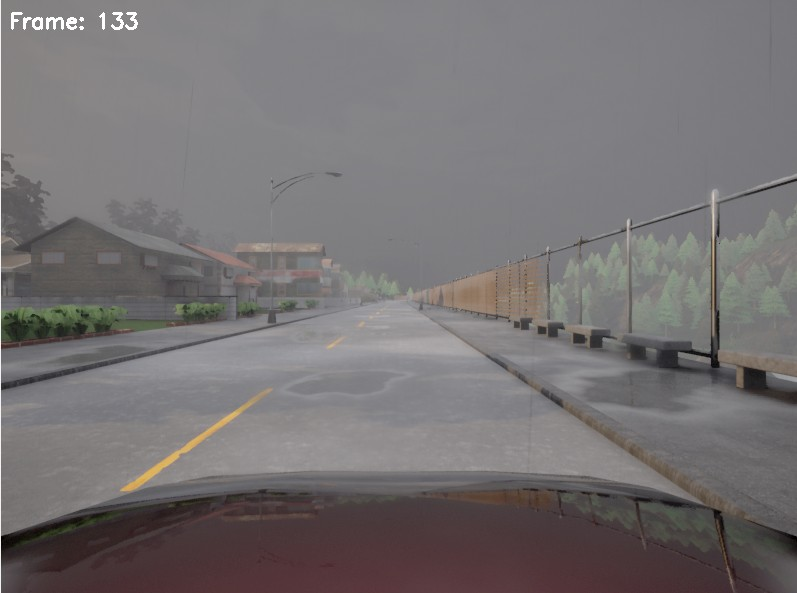
#> input picture carla/carla_front_camera.jpg, 797 x 593 px; its folder holds only this picture in this run
$ python -i lane_detection_hough.py   (imports and definitions only)
#> lines starting #> are read from the running program, lines starting #| are printed output that depends on the picture; after the words box and inside, x2 and y2 are one past the last pixel; in counts of white or black regions, pixels touching at a corner belong together
import cv2 as cv
import numpy as np


def canny(image):
    gray= cv.cvtColor(image, cv.COLOR_BGR2GRAY)
    blur = cv.GaussianBlur(gray, (5, 5), 0)
    canny = cv.Canny(blur, 50, 150)
    return canny

def roi(image):
    height, width = image.shape[:2]
    mask = np.zeros_like(image)
    polygon = np.array([[
        (0.0 * width, 0.78 * height),      # Bottom left
        (0.15 * width, 0.65 * height),     # Mid left
        (0.4 * width, 0.45 * height),      # Top left
        (0.6 * width, 0.45 * height),      # Top right
        (0.95 * width, 0.7 * height),      # Mid right
        (1.0 * width, 0.78 * height)       # Bottom right
    ]], dtype=np.float32).astype(np.int32)

    cv.fillPoly(mask, polygon, 255)
    masked_img = cv.bitwise_and(image, mask)
    return masked_img, polygon

# [28 lines left out: functions filter_lanes, make_coordinates, not called in this run]

prev_right_fit_average = np.array([-0.5, 300])
prev_left_fit_average = np.array([0.5, -50])

prev_left_curve = None
prev_left_degree = 1
prev_right_curve = None
prev_right_degree = 1

def fit_lane_curve(xs, ys):
    if len(xs) < 2:
        return None, 1
    linear = np.polyfit(ys, xs, 1)

    if len(xs) >= 3:
        quad = np.polyfit(ys, xs, 2)

        y_vals = np.linspace(min(ys), max(ys), num=10)
        x_linear = np.polyval(linear, y_vals)
        x_quad = np.polyval(quad, y_vals)

        deviation = np.mean(np.abs(x_linear - x_quad))

        if deviation > 10:
            return quad, 2

    return linear, 1

def fit_lanes(image, lines):
    global prev_left_curve, prev_left_degree, prev_right_curve, prev_right_degree
    height, width = image.shape[:2]

    left_points_x = []
    left_points_y = []
    right_points_x = []
    right_points_y = []

    if lines is not None:
        for line in lines:
            x1, y1, x2, y2 = line.reshape(4)
            if abs(x2 - x1) < 1:
                continue

            slope = (y2 - y1) / (x2 - x1)
            mid_x = (x1 + x2) / 2

            if slope < -0.2 and mid_x < width * 0.6:
                left_points_x.extend([x1, x2])
                left_points_y.extend([y1, y2])
            elif slope > 0.3 and mid_x > width * 0.5:
                right_points_x.extend([x1, x2])
                right_points_y.extend([y1, y2])

    left_curve, left_degree = None, 1
    right_curve, right_degree = None, 1

    try:
        if len(left_points_x) >= 2:
            left_curve, left_degree = fit_lane_curve(left_points_x, left_points_y)
            if left_curve is not None:
                prev_left_curve, prev_left_degree = left_curve, left_degree
        elif prev_left_curve is not None:
            left_curve, left_degree = prev_left_curve, prev_left_degree
    except Exception as e:
        print(f"Failed to fit left lane curve: {str(e)}")
        if prev_left_curve is not None:
            left_curve, left_degree = prev_left_curve, prev_left_degree

    try:
        if len(right_points_x) >= 2:
            right_curve, right_degree = fit_lane_curve(right_points_x, right_points_y)
            if right_curve is not None:
                prev_right_curve, prev_right_degree = right_curve, right_degree
        elif prev_right_curve is not None:
            right_curve, right_degree = prev_right_curve, prev_right_degree
    except Exception as e:
        print(f"Failed to fit right lane curve: {str(e)}")
        if prev_right_curve is not None:
            right_curve, right_degree = prev_right_curve, prev_right_degree

    left_lane_points = []
    right_lane_points = []

    y_start = int(height * 0.65)
    y_end = height
    num_points = 25

    y_coords = np.linspace(y_start, y_end, num_points)

    if left_curve is not None:
        for y in y_coords:
            if left_degree == 2:
                x = left_curve[0] * y**2 + left_curve[1] * y + left_curve[2]
            else:
                x = left_curve[0] * y + left_curve[1]
            if 0 <= x < width:
                left_lane_points.append((int(x), int(y)))

    if right_curve is not None:
        for y in y_coords:
            if right_degree == 2:
                x = right_curve[0] * y**2 + right_curve[1] * y + right_curve[2]
            else:
                x = right_curve[0] * y + right_curve[1]
            if 0 <= x < width:
                right_lane_points.append((int(x), int(y)))

    return left_lane_points, right_lane_points


# [26 lines left out: functions create_lane_path, display_lines, not called in this run]

def lane_detection(frame):

    height, width = frame.shape[:2]

    canny_image=canny(frame)

    cropped_image, roi_polygon=roi(canny_image)

    lines = cv.HoughLinesP(
        cropped_image,
        rho=1,
        theta=np.pi/180,
        threshold=60,
        minLineLength=15,
        maxLineGap=20
    )

    left_points, right_points = fit_lanes(frame, lines)


    result_lines = []
    for i in range(len(left_points) - 1):
        result_lines.append((left_points[i], left_points[i+1]))

    for i in range(len(right_points) - 1):
        result_lines.append((right_points[i], right_points[i+1]))

    return result_lines

>>> import cv2
>>> picture = cv2.imread('../carla_front_camera.jpg')
#> picture is the input picture: shape (593, 797, 3); mean B, G, R 114.7, 113.6, 117.6
>>> result = lane_detection(picture)
#> in canny, `gray= cv.cvtColor(image, cv.COLOR_BGR2GRAY)`:
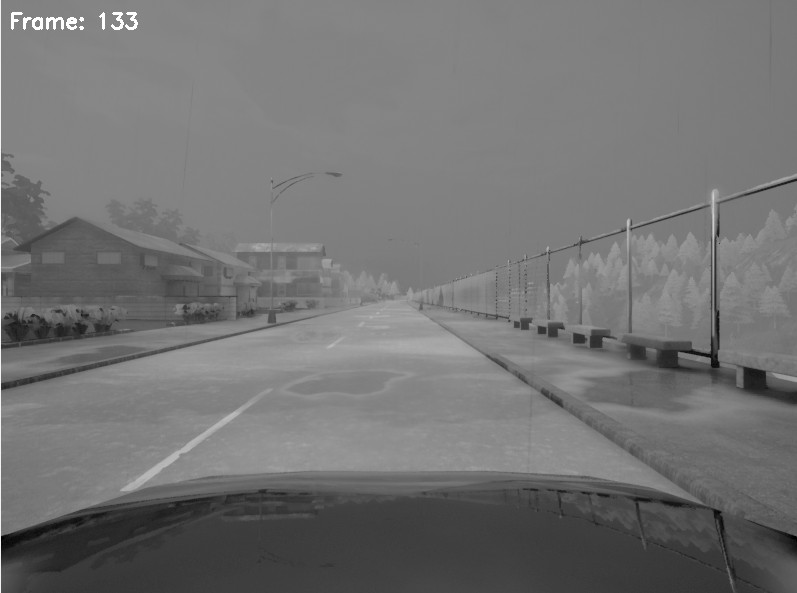
#> gray: shape (593, 797); min 1, max 255, mean 114.9
#> in canny, `canny = cv.Canny(blur, 50, 150)`:
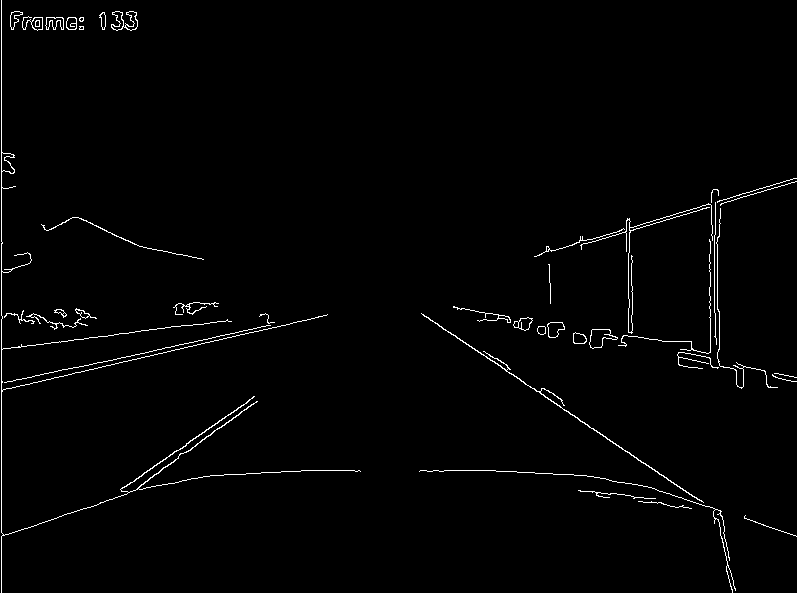
#> canny: shape (593, 797); 1.4% white in thin lines or dots
#> in roi, `cv.fillPoly(mask, polygon, 255)`:
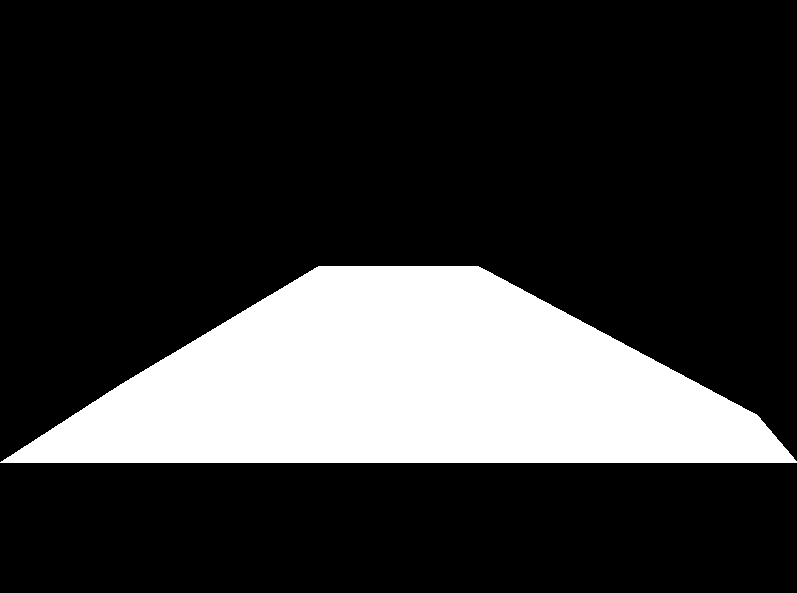
#> mask: shape (593, 797); 20.9% white; 1 white region, box (x1, y1, x2, y2) and area: (0, 266, 797, 463) 98740
#> in roi, `masked_img = cv.bitwise_and(image, mask)`:
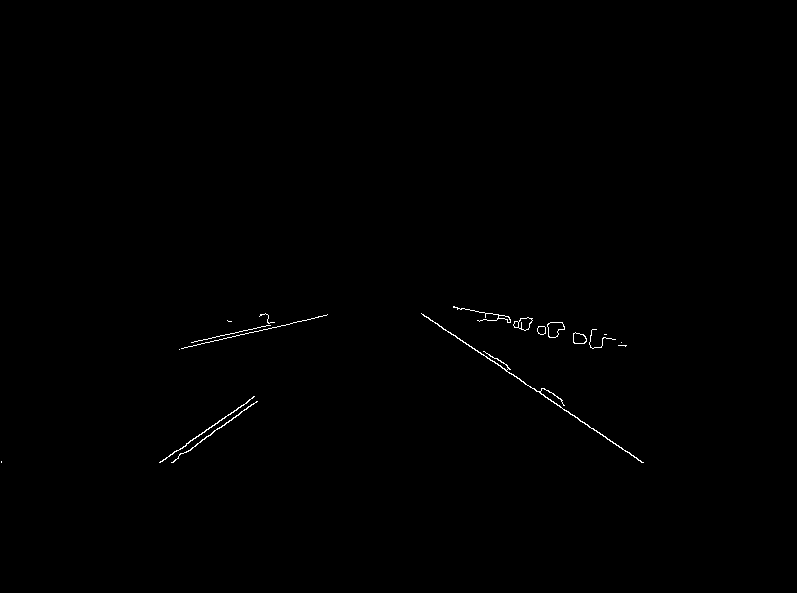
#> masked_img: shape (593, 797); 0.29% white in thin lines or dots, all inside (x1, y1, x2, y2) = (1, 306, 644, 463)
#> in lane_detection, `cropped_image, roi_polygon=roi(canny_image)`: roi_polygon = [[0, 462], [119, 385], [318, 266], [478, 266], [757, 415], [797, 462]]
#> in lane_detection, `lines = cv.HoughLinesP( cropped_image, rho=1, theta=np.pi/180, thresho..`: lines = [[421, 313, 643, 462], [179, 349, 327, 314], [159, 462, 253, 396], [172, 462, 257, 401], [191, 342, 270, 325]]
#> the loop in fit_lanes, `for line in lines:` made 5 passes
#> (x1, y1, x2, y2, slope, mid_x) on passes 1 to 5: (421, 313, 643, 462, 0.671, 532), (179, 349, 327, 314, -0.236, 253), (159, 462, 253, 396, -0.702, 206), (172, 462, 257, 401, -0.718, 214.5), (191, 342, 270, 325, -0.215, 230.5)
#> after the loop in fit_lanes, `for line in lines:`: left_points_x = [179, 327, 159, 253, 172, 257, 191, 270]; left_points_y = [349, 314, 462, 396, 462, 401, 342, 325]; right_points_x = [421, 643]; right_points_y = [313, 462]
#> in fit_lane_curve, `linear = np.polyfit(ys, xs, 1)`: linear = [-0.633, 467.4]
#> in fit_lane_curve, `quad = np.polyfit(ys, xs, 2)`: quad = [0.000769, -1.23, 582.8]
#> in fit_lane_curve, `x_linear = np.polyval(linear, y_vals)`: x_linear = [268.6, 258.2, 247.8, 237.4, 227, 216.6, 206.2, 195.8, 185.4, 175]
#> in fit_lane_curve, `x_quad = np.polyval(quad, y_vals)`: x_quad = [270.9, 258.7, 247, 235.6, 224.7, 214.2, 204.2, 194.5, 185.3, 176.4]
#> in fit_lane_curve, `deviation = np.mean(np.abs(x_linear - x_quad))`: deviation = 1.48
#> in fit_lanes, `left_curve, left_degree = fit_lane_curve(left_points_x, left_points_y)`: left_curve = [-0.633, 467.4]; left_degree = 1
#> in fit_lanes, `prev_left_curve, prev_left_degree = left_curve, left_degree`: prev_left_curve = [-0.633, 467.4]; prev_left_degree = 1
#> in fit_lanes, `right_curve, right_degree = fit_lane_curve(right_points_x, right_point..`: right_curve = [1.49, -45.35]; right_degree = 1
#> in fit_lanes, `prev_right_curve, prev_right_degree = right_curve, right_degree`: prev_right_curve = [1.49, -45.35]; prev_right_degree = 1
#> the loop in fit_lanes, `for y in y_coords:` made 25 passes
#> x on passes 1 to 12: 223.7, 218.2, 212.7, 207.2, 201.8, 196.3, 190.8, 185.3, 179.8, 174.3, 168.8, 163.4
#> after the loop in fit_lanes, `for y in y_coords:`: left_lane_points = 25 pairs, first value 92 to 223, second value 385 to 593
#> the loop in fit_lanes, `for y in y_coords:` made 25 passes
#> x on passes 1 to 12: 528.3, 541.2, 554.1, 567, 579.9, 592.8, 605.8, 618.7, 631.6, 644.5, 657.4, 670.3
#> after the loop in fit_lanes, `for y in y_coords:`: right_lane_points = [(528, 385), (541, 393), (554, 402), (567, 411), (579, 419), (592, 428), (605, 437), (618, 445), (631, 454), (644, 463), (657, 471), (670, 480), (683, 489), (696, 497), (709, 506), (721, 515), (734, 523), (747, 532), (760, 541), (773, 549), (786, 558)]
#> in lane_detection, `left_points, right_points = fit_lanes(frame, lines)`: left_points has the same summary as left_lane_points in fit_lanes; right_points has the same summary as right_lane_points in fit_lanes
#> the loop in lane_detection, `for i in range(len(left_points) - 1):` made 24 passes
#> after the loop in lane_detection, `for i in range(len(left_points) - 1):`: result_lines = 24 items
#> the loop in lane_detection, `for i in range(len(right_points) - 1):` made 20 passes
#> after the loop in lane_detection, `for i in range(len(right_points) - 1):`: result_lines = 44 items
#> result = 44 items
